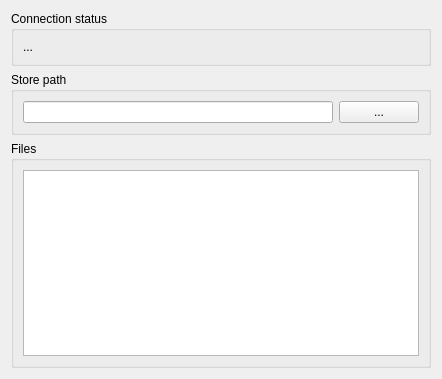
<?xml version="1.0" encoding="UTF-8"?>
<ui version="4.0">
 <class>ClientControllerWidget</class>
 <widget class="QWidget" name="ClientControllerWidget">
  <property name="geometry">
   <rect>
    <x>0</x>
    <y>0</y>
    <width>442</width>
    <height>379</height>
   </rect>
  </property>
  <property name="windowTitle">
   <string>File Broadcaster (Client)</string>
  </property>
  <layout class="QVBoxLayout" name="verticalLayout_3">
   <item>
    <widget class="QGroupBox" name="groupBox_2">
     <property name="title">
      <string>Connection status</string>
     </property>
     <layout class="QVBoxLayout" name="verticalLayout">
      <item>
       <widget class="QLabel" name="connectionStatus">
        <property name="text">
         <string>...</string>
        </property>
       </widget>
      </item>
     </layout>
    </widget>
   </item>
   <item>
    <widget class="QGroupBox" name="groupBox">
     <property name="title">
      <string>Store path</string>
     </property>
     <layout class="QHBoxLayout" name="horizontalLayout">
      <item>
       <widget class="QLineEdit" name="savePath"/>
      </item>
      <item>
       <widget class="QPushButton" name="savePathButton">
        <property name="text">
         <string>...</string>
        </property>
       </widget>
      </item>
     </layout>
    </widget>
   </item>
   <item>
    <widget class="QGroupBox" name="groupBox_3">
     <property name="title">
      <string>Files</string>
     </property>
     <layout class="QVBoxLayout" name="verticalLayout_2">
      <item>
       <widget class="QTableView" name="filesView"/>
      </item>
     </layout>
    </widget>
   </item>
  </layout>
 </widget>
 <resources/>
 <connections/>
</ui>
